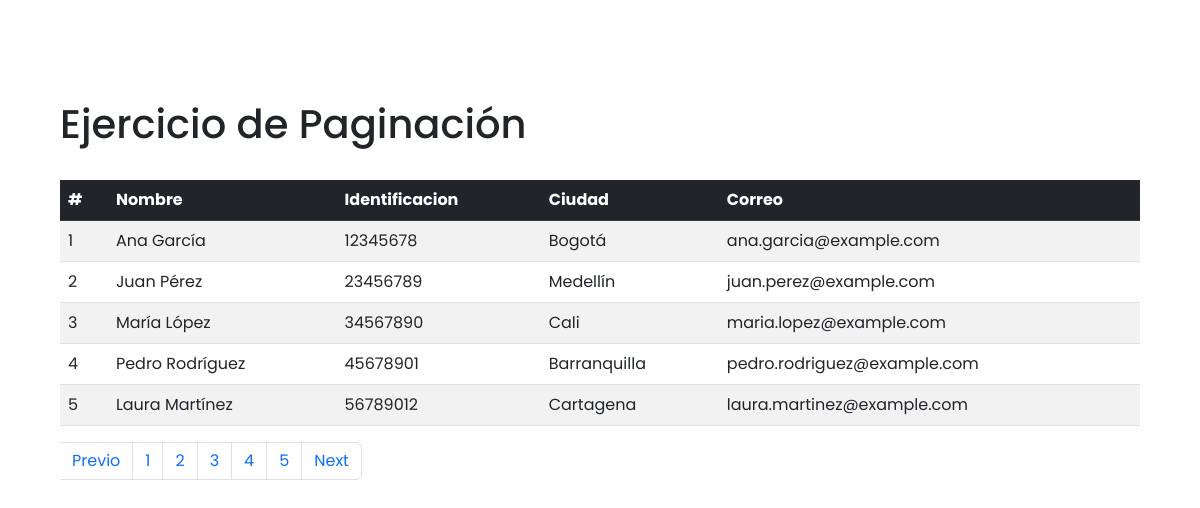
The page / on the database its author committed.
### tables this page shows
CREATE TABLE IF NOT EXISTS `registros` (
  `id` int NOT NULL AUTO_INCREMENT,
  `nombre` varchar(100) NOT NULL,
  `identificacion` varchar(15) NOT NULL,
  `ciudad` varchar(50) NOT NULL,
  `correo` varchar(150) NOT NULL,
  PRIMARY KEY (`id`)
);

### models/connect.php (called while the page is built)
<?php
class ConexionBDD {
    private $strhost = "localhost";
    private $strUser = "root";
    private $strPass = "";
    private $strDataBase = "paginacion";
    private $connect;
    function __construct(){
        $strConexion = "mysql:hos=".$this-> strhost .";dbname=".$this-> strDataBase.";charset=utf8";
        try {
            $this->connect = new PDO($strConexion, $this->strUser, $this->strPass);
            $this->connect ->setAttribute(PDO::ATTR_ERRMODE, PDO::ERRMODE_EXCEPTION);
        } catch (exception $e) {
            $this->connect = 'Fallo la conexion: ' . $e->getMessage();
            echo $this->connect;
        }
    }
    public function connect(){
        return $this->connect;
    }
}
?>

### models/paginacion.php (called while the page is built)
<?php
require_once 'connect.php';
class paginacion {
    private $conexion;
    public function __construct() {
        $this->conexion = new ConexionBDD();
        $this->conexion = $this->conexion->connect();
    }
    public function obtener_registros($inicio, $registro){
        $sql = "SELECT  * FROM registros ORDER BY id ASC LIMIT $inicio, $registro";
        $stmt = $this->conexion->prepare($sql);
        $stmt->execute();
        $data = $stmt->fetchAll();
        return $data;
    }
    public function obtener_numero_paginas(){
        $sql = "SELECT COUNT(*) as total FROM registros";
        $stmt = $this->conexion->prepare($sql);
        $stmt->execute();
        $data = $stmt->fetchColumn();
        return $data;
    }
}
?>

### index.php (the view, shortened to what this page needs)
<!DOCTYPE html>
<html lang="en">
<head>
    <link rel="stylesheet" href="assest/styles/bootstrap.min.css">
    <link rel="stylesheet" href="assest/styles/styles.css">
</head>
<body>
<div class="container">
    <h1>Ejercicio de Paginación</h1>
    <br>
<table class="table table-striped">
  <thead class="table-dark">
    <tr>
      <th scope="col">#</th>
      <th scope="col">Nombre</th>
      <th scope="col">Identificacion</th>
      <th scope="col">Ciudad</th>
      <th scope="col">Correo</th>
    </tr>
  </thead>
  <tbody>
<?php
require_once 'models/paginacion.php';
$pagina = isset($_GET['pagina']) ? (int)$_GET['pagina'] : 1;
$registros = 5;
$inicio = ($pagina>1) ? (($pagina*$registros)-$registros) : 0;
$tb = new paginacion();
$tb = $tb->obtener_registros($inicio, $registros);
$tr = new paginacion();
$tr = $tr->obtener_numero_paginas();
$total = $tr/$registros;
if ($total >= 1) {
    foreach($tb as $x) {
        echo '<tr>
                <td>'.$x['id'].'</td>
                <td>'.$x['nombre'].'</td>
                <td>'.$x['identificacion'].'</td>
                <td>'.$x['ciudad'].'</td>
                <td>'.$x['correo'].'</td>
            </tr>
                ';
    }
} else {
    echo "No hay registros";
}
?>
  </tbody>
</table>
<nav aria-label="...">
  <ul class="pagination Page navigation">
    <li class="page-item disabled">
      <?php
      $actual = $_GET['pagina'];
      if($actual==1) {
        echo '<li class="page-item disabled"><a class="page-link" aria-disabled="true" href="#">Previous</a></li>';
         } else {
            $pgb = $actual - 1;
            echo '<li class="page-item"><a class="page-link" href="index.php?pagina='.$pgb.'">Previo</a></li>';
         }
         ?>
    </li>
    <?php
    for ($i=1; $i<=$total; $i++){
        echo '<li class="page-item"><a class="page-link" href="index.php?pagina='.$i.'">'.$i.'</a></li>';
    }
    $pgn = $actual + 1;
    if($actual == $tr) {
        ?>
    <li class="page-item"><a class="page-link" aria-disabled="true" href="#">Next</a></li>
    <?php } else {  ?>
    <li class="page-item"><a class="page-link" href="index.php?pagina=<?php echo $pgn; ?>">Next</a></li>
    <?php }
    ?>
  </ul>
</nav>
</div>
</body>
</html>

### assest/styles/styles.css (style rules this page uses)
html { scroll-behavior: smooth; overflow-x: hidden; }
:root { --padding-container: 100px 0; --color-titulo: #089875; }
body { font-family: 'Poppins', sans-serif; font-size: 16px; }
.container { width: 90%; max-width: 1200px; height: auto; overflow: hidden; margin: 0 auto; padding: var(--padding-container); }

### rows shown on the page
registros: id "1", nombre "Ana García", identificacion "12345678", ciudad "Bogotá", correo "ana.garcia@example.com"
registros: id "2", nombre "Juan Pérez", identificacion "23456789", ciudad "Medellín", correo "juan.perez@example.com"
registros: id "3", nombre "María López", identificacion "34567890", ciudad "Cali", correo "maria.lopez@example.com"
registros: id "4", nombre "Pedro Rodríguez", identificacion "45678901", ciudad "Barranquilla", correo "pedro.rodriguez@example.com"
registros: id "5", nombre "Laura Martínez", identificacion "56789012", ciudad "Cartagena", correo "laura.martinez@example.com"
